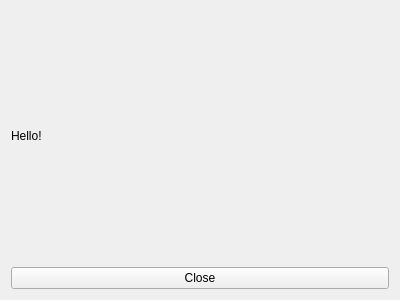
<?xml version="1.0" encoding="UTF-8"?>
<ui version="4.0">
 <class>Form</class>
 <widget class="QWidget" name="Form">
  <property name="geometry">
   <rect>
    <x>0</x>
    <y>0</y>
    <width>400</width>
    <height>300</height>
   </rect>
  </property>
  <property name="windowTitle">
   <string>Form</string>
  </property>
  <layout class="QHBoxLayout" name="horizontalLayout">
   <item>
    <layout class="QVBoxLayout" name="verticalLayout">
     <item>
      <widget class="QLabel" name="label">
       <property name="text">
        <string>Hello!</string>
       </property>
      </widget>
     </item>
     <item>
      <widget class="QPushButton" name="button">
       <property name="text">
        <string>Close</string>
       </property>
      </widget>
     </item>
    </layout>
   </item>
  </layout>
 </widget>
 <resources/>
 <connections>
  <connection>
   <sender>button</sender>
   <signal>clicked()</signal>
   <receiver>Form</receiver>
   <slot>close()</slot>
   <hints>
    <hint type="sourcelabel">
     <x>236</x>
     <y>280</y>
    </hint>
    <hint type="destinationlabel">
     <x>396</x>
     <y>256</y>
    </hint>
   </hints>
  </connection>
 </connections>
</ui>
